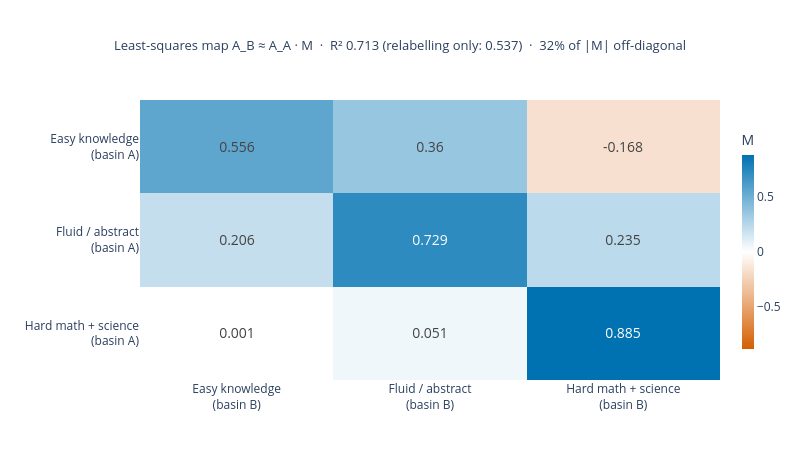

Notebook cell for this chart:
### Markdown cell above
### 6 · The modes are related by a partial rotation, not a relabelling.
A least-squares map `A_B ≈ A_A · M` reaches R² 0.71 with 32% of its mass off-diagonal; the pure relabelling (M = I) reaches only 0.54.

### Code cell
M, *_ = np.linalg.lstsq(A_A, A_B, rcond=None)
sse = lambda P: ((A_B - P) ** 2).sum()
sst = ((A_B - A_B.mean(axis=0)) ** 2).sum()
r2, r2_id = 1 - sse(A_A @ M) / sst, 1 - sse(A_A) / sst
off = (np.abs(M).sum() - np.abs(np.diag(M)).sum()) / np.abs(M).sum()

fig = go.Figure(go.Heatmap(
    z=M, x=[f"{AXIS[k]}<br>(basin B)" for k in range(K)], y=[f"{AXIS[k]}<br>(basin A)" for k in range(K)],
    zmid=0, colorscale=[[0, C["verm"]], [0.5, "#FFFFFF"], [1.0, C["blue"]]],
    colorbar=dict(title="M", thickness=12, len=0.85),
    text=np.round(M, 3), texttemplate="%{text}", textfont=dict(size=14),
    hovertemplate="A→B %{y} → %{x}: %{z:.3f}<extra></extra>"))
fig.update_layout(
    title=f"Least-squares map A_B ≈ A_A · M  ·  R² {r2:.3f} (relabelling only: {r2_id:.3f})  ·  "
          f"{100 * off:.0f}% of |M| off-diagonal",
    height=460, width=800, yaxis=dict(autorange="reversed"), margin=dict(l=140))
show(fig, "p6_rotation_map")

### Figure 1 — Plotly figure (JSON) as saved in the notebook; plotly's stock layout.template omitted (floating-point values rounded to 4 significant figures)
{"data": [{"colorbar": {"len": 0.85, "thickness": 12, "title": {"text": "M"}}, "colorscale": [[0, "#D55E00"], [0.5, "#FFFFFF"], [1.0, "#0072B2"]], "hovertemplate": "A→B %{y} → %{x}: %{z:.3f}<extra></extra>", "text": [[0.556, 0.36, -0.168], [0.206, 0.729, 0.235], [0.001, 0.051, 0.885]], "textfont": {"size": 14}, "texttemplate": "%{text}", "type": "heatmap", "x": ["Easy knowledge<br>(basin B)", "Fluid / abstract<br>(basin B)", "Hard math + science<br>(basin B)"], "y": ["Easy knowledge<br>(basin A)", "Fluid / abstract<br>(basin A)", "Hard math + science<br>(basin A)"], "z": [[0.5556, 0.3599, -0.1683], [0.2062, 0.7285, 0.2346], [0.001398, 0.05118, 0.885]], "zmid": 0}], "layout": {"height": 460, "margin": {"l": 140}, "title": {"font": {"size": 13}, "text": "Least-squares map A_B ≈ A_A · M  ·  R² 0.713 (relabelling only: 0.537)  ·  32% of |M| off-diagonal", "x": 0.5}, "width": 800, "yaxis": {"autorange": "reversed"}}}
